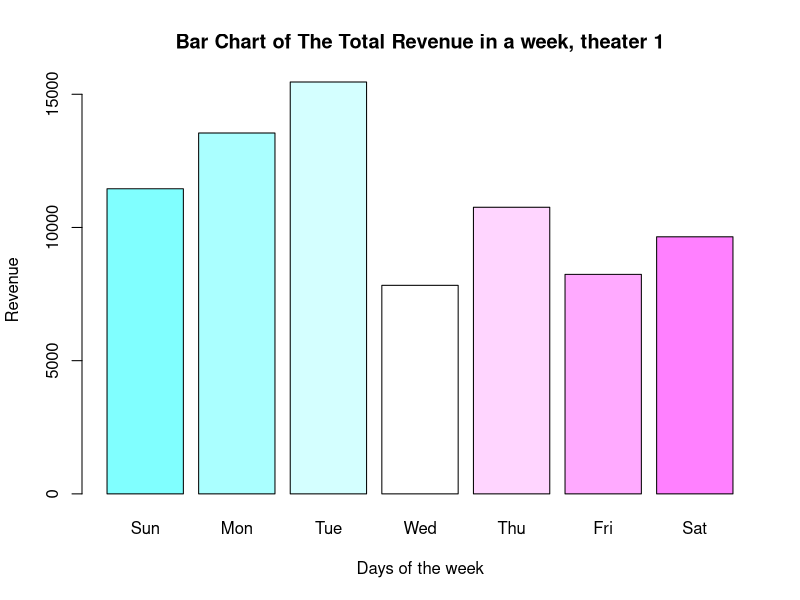
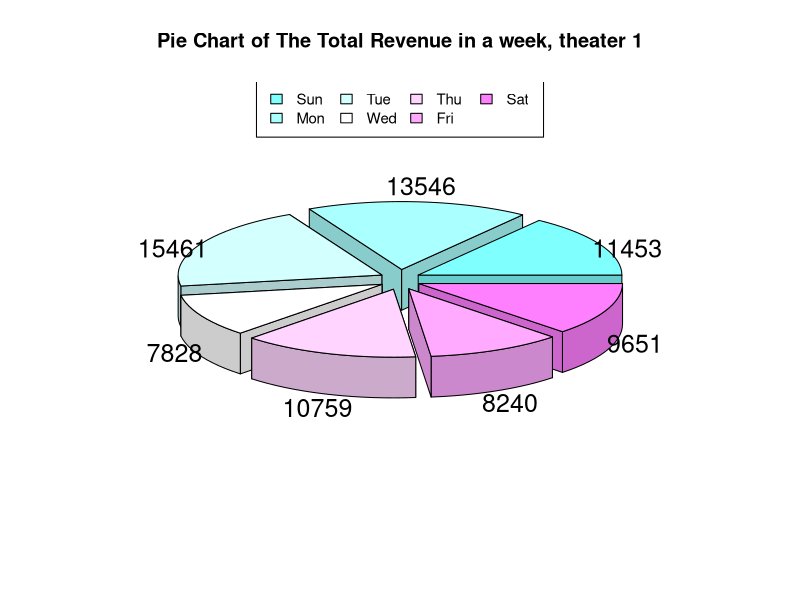
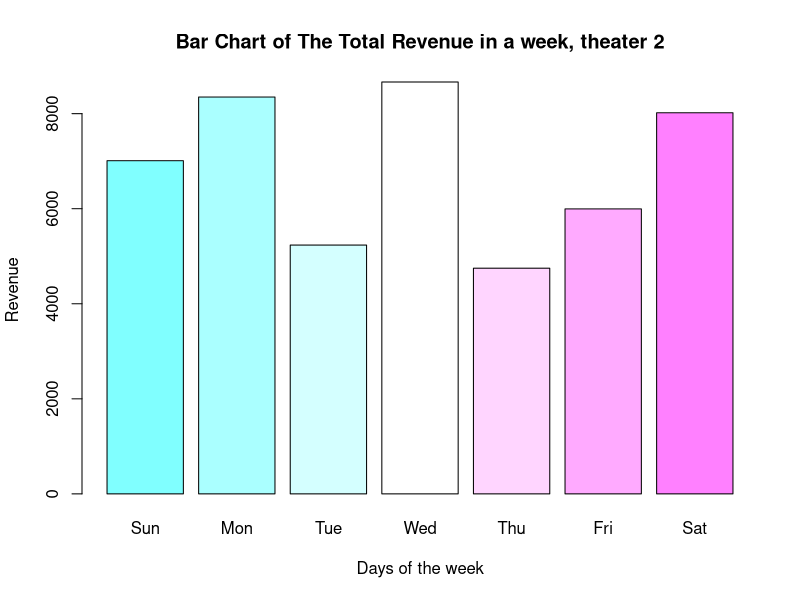
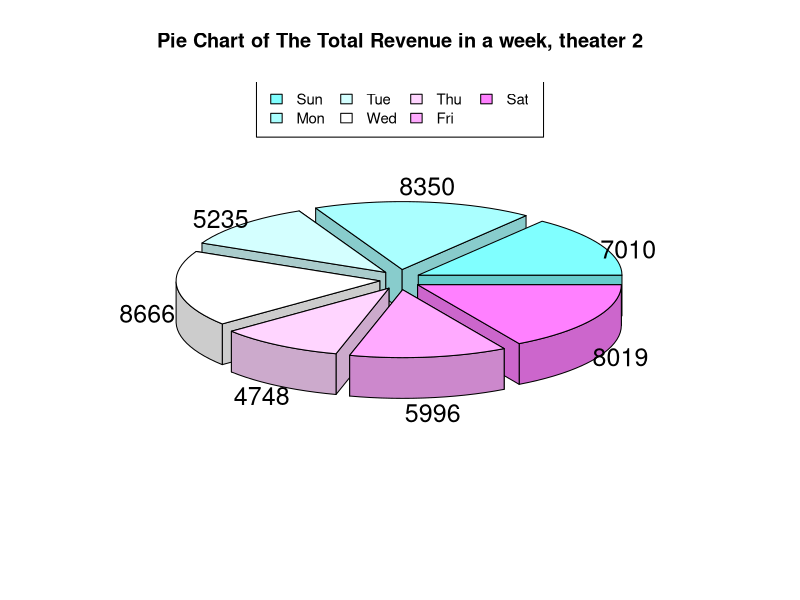

Write the R code that produced these figures, in order. (Note: this script raises an error after producing the figures.)
snacks_revenue <- function(theater_vistors , snacks){
  total_prices <- rep(0 , 5)
  # every adult can have 1 type of snack or none 
  for(v in 1:theater_vistors){
    num_of_snacks_bought = sample(c(0,1) , 1)
    # if the customer buys something 
    if(num_of_snacks_bought > 0){
      # choose 1 random snack
      random_type_of_snack = sample (length(snacks[, 1]) , 1) # snack index
      # add the price to the total price for that index
      total_prices[random_type_of_snack] = total_prices[random_type_of_snack] + snacks[random_type_of_snack , 2]
    }
  }
  total_prices
}

revenue_visual <- function(theater_num , total_revnues_per_day , days_week){
  # Make a bar chart showing total revenue per day
  barplot(
    total_revnues_per_day,
    xlab = "Days of the week",
    ylab = "Revenue",
    names.arg = days_week ,
    main = paste0("Bar Chart of The Total Revenue in a week, theater ",theater_num),
    col = cm.colors(length(total_revnues_per_day))
  )
  
  
  # Simple Pie Chart

  library(plotrix)
  pie3D(
    total_revnues_per_day,
    labels = total_revnues_per_day,
    explode = 0.1 ,
    main = paste0("Pie Chart of The Total Revenue in a week, theater ",theater_num),
    col = cm.colors(length(total_revnues_per_day))
  )
  legend(
    "top",
    days_week ,
    cex = 0.9,
    ncol = 4,
    fill = cm.colors(length(total_revnues_per_day))
  )
}

calculate_revenue <- function(visitors_adults , visitors_children , snacks , ticket_cost , ticket_cost_child){
  # Calculate the revenue for adults and children
  adults_revenue <- visitors_adults * ticket_cost
  children_revenue <- visitors_children * ticket_cost_child
  
  #  adult snack revenue
  adults_snack_revenue = snacks_revenue(visitors_adults , snacks)
  
  # children snacks revenue
  children_snack_revenue = snacks_revenue(visitors_children , snacks)
  
  # total snack revenue
  total_snack_revenue = adults_snack_revenue + children_snack_revenue
  
  # Calculate revenue, and add to running total for the day
  revenue = (adults_revenue  + children_revenue + sum(total_snack_revenue))
  
  revenue
}

theater <- function(theater_num , screens , seats , movies , movie_rating){
  
  week_days <- rep(0, 7)  # Store totals for each day
  total_revnues_per_day <- rep(0, 7)
  total_snack_revenue <- rep(0, 7)
  snacks <-
    data.frame(
      type = c('Popcorn' , 'Nachos' , 'Chocolate' , 'Chips' , 'Ice Cream') ,
      price = c(10 , 15 , 5 , 7 , 10)
    )
  # Cost for adults and children
  ticket_cost <- 70
  ticket_cost_child <- 60
  
  # iterate through the week
  for (day in 1:length(week_days)) {
    # Keep track of total revenue for the day
    total_revenue <- 0
    
    # iterate through the amount of screens on a particular day
    for (s in 1:screens) {
      # Calculate  how many adults and children are watching the movie
      visitors_adults <- 0
      visitors_children <- 0
      
      # check the rating for each movie
      if(movie_rating[s] == 'PG-13' | movie_rating[s] == 'R' | movie_rating[s] == 'Not Rated'){
        # only adults
        visitors_adults = sample(seats, 1)
        revenue = calculate_revenue(visitors_adults , visitors_children = 0 , snacks , ticket_cost , ticket_cost_child)
      }else{
        # both adults and children can watch 
        visitors_adults = sample(seats, 1)
        seats_remaining <- seats - visitors_adults
        visitors_children <- sample(seats_remaining, 1)
        revenue = calculate_revenue(visitors_adults , visitors_children , snacks , ticket_cost , ticket_cost_child)
      }
      
      # calculate the total revenue for each screen in a day
      total_revenue = total_revenue + revenue
    }
    
    # Save total to the corresponding day
    total_revnues_per_day[day] = total_revenue
  }
  week_days
  total_snack_revenue
  total_revnues_per_day
  days_week = c("Sun" , "Mon" , "Tue" , "Wed" , "Thu" , "Fri" , "Sat")
  
  revenue_visual(theater_num , total_revnues_per_day , days_week)
  
  
  # Which day had the highest revenue?
  index_of_max = which.max(total_revnues_per_day)
  day_max = days_week[index_of_max]
  print(
    paste0(
      "The Busiest Day in theater number ",theater_num," is : ",
      day_max ,
      ",  With total revenue : " ,
      total_revnues_per_day[index_of_max]
    )
  )
}

movies <-
  c('Greenland',
    'The Invisble Man',
    'Taxi Driver',
    'Frozen 2',
    'Mulan' ,
    'Greyhound')  # List 5 of your favorite movies

movie_rating = c('PG-13' , 'R' , 'Not Rated' , 'PG' , 'PG-13' , 'PG-13')

print(movies)
print(movie_rating)


#simulate 2 theaters
theater(theater_num = 1 , screens = 5 , seats = 50  , movies , movie_rating)
theater(theater_num = 2 , screens = 6 , seats = 25  , movies , movie_rating)



#-------------------------------The project------------------------------------------


screen_types_in_theater <- function(theater_num , screens_type, screens , seats , movies , time, movie_rating){
  
  week_days <- rep(0, 7)  # Store totals for each day
  total_revnues_per_day <- rep(0, 7)
  total_screen_type_revenue <- rep(0, 7)
  screens_type <-
    data.frame(
      type = c('3D' , 'VIP' , 'Standard'),
      price = c(75 , 150 , 55),
      seats = c(100, 30, 200)
    )
  
  
  # iterate through the week
  for (day in 1:length(week_days)) {
    # Keep track of total revenue for the day
    total_revenue_of_screen_types <- 0
    
    # iterate through the amount of screens on a particular day
    for (s in 1:screens) {
      # Calculate  how many visitors are watching the movie
      visitors_of_screens <- 0
      
      
      # check the rating for each movie
      if(movie_rating[s] == 'PG-13' | movie_rating[s] == 'R' | movie_rating[s] == 'Not Rated'){

        visitors_of_screens = sample(seats, 1)
        revenue = calculate_revenue(visitors_of_screens = 0,  price , type)
      }else{
        # both visitors_of_screens watch 
        visitors_of_screens = sample(seats, 1)
        seats_remaining <- seats - visitors_of_screens
        revenue = calculate_revenue(visitors_of_screens , price , type)
      }
      
    # calculate the total revenue for each screen in a day
      total_revenue = total_revenue + revenue
    }
    
    # Save total to the corresponding day
    total_revnues_per_day[day] = total_revenue
  }
  week_days
  
  total_revnues_per_day
  days_week = c("Sun" , "Mon" , "Tue" , "Wed" , "Thu" , "Fri" , "Sat")
  
  revenue_visual(theater_num , total_revnues_per_day , days_week)
  
  
  # Which day had the highest revenue?
  index_of_max = which.max(total_revnues_per_day)
  day_max = days_week[index_of_max]
  print(
    paste0(
      "The Busiest Day in theater number ",theater_num," is : ",
      day_max ,
      ",  With total revenue : " ,
      total_revnues_per_day[index_of_max]
    )
  )
}
#do time function inside the function 

screen_types_in_theater(theater_num = 1 , screens_type = 'VIP' , seats = 30  , movies, time = '2pm' , movie_rating)

